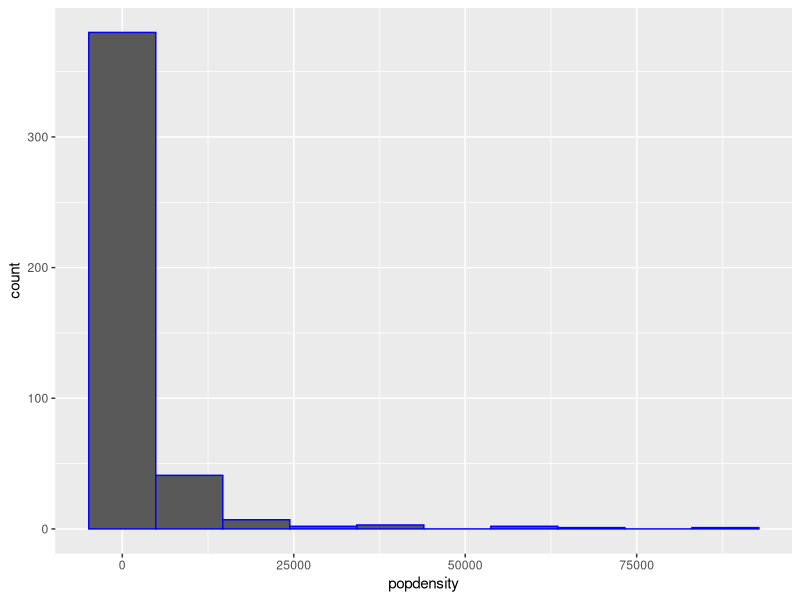
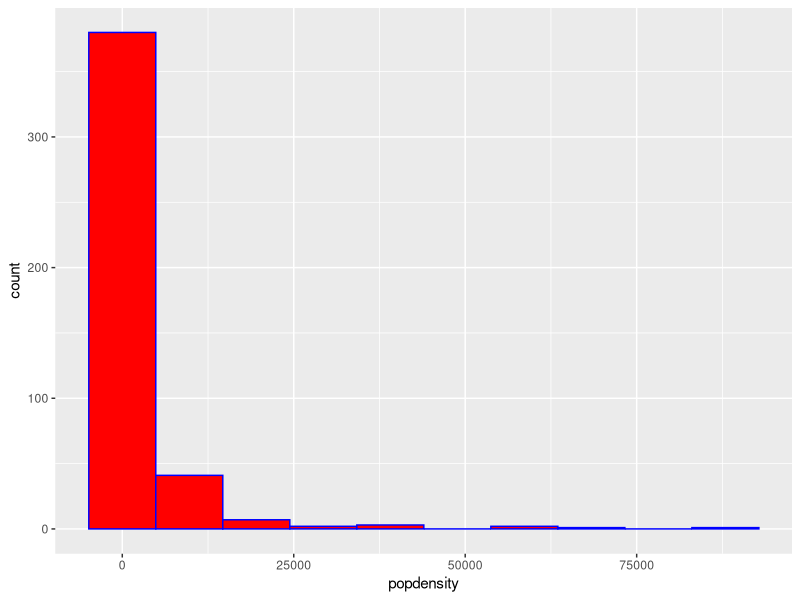
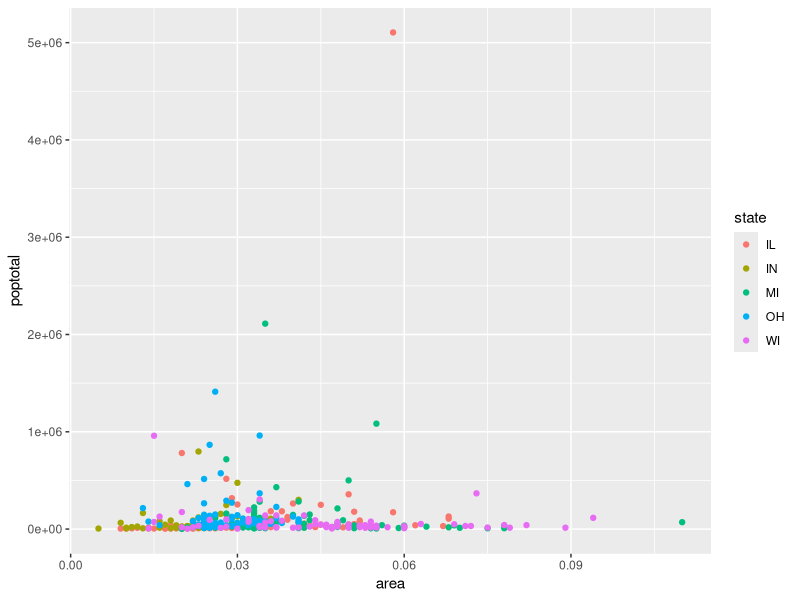
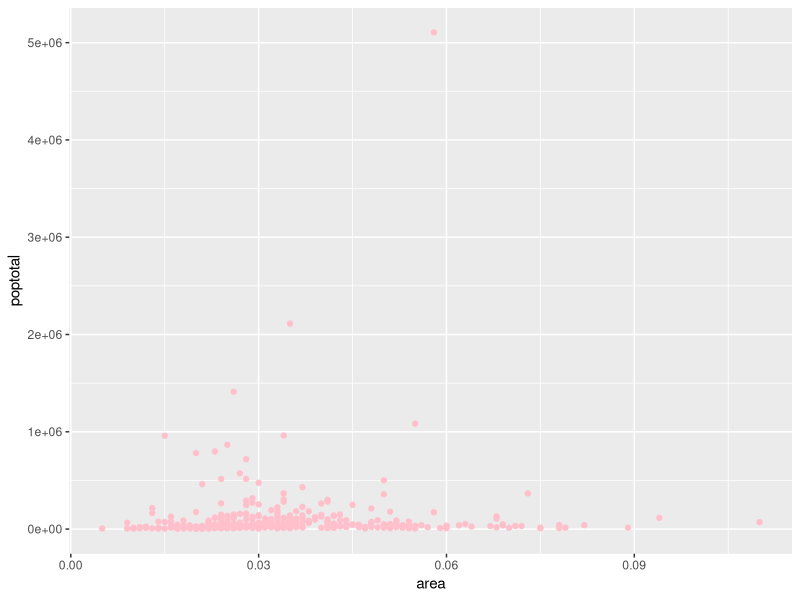

Recreate these plots in R, in order.
## ---- chunk 1
knitr::opts_chunk$set(echo = TRUE)
## ---- chunk 2
library(tidyverse)
## ---- chunk 3
ggplot(midwest, aes(x = popdensity)) +
  geom_histogram(bins = 10, color = "blue")

ggplot(midwest, aes(x = popdensity)) +
  geom_histogram(bins = 10, color = "blue", fill = "red")
## ---- chunk 4
ggplot(midwest, aes(x = area, y = poptotal, 
                    color = state)) +
  geom_point()
## ---- chunk 5
ggplot(midwest, aes(x = area, y = poptotal, 
                    color = state)) +
  geom_point(color = "pink")
